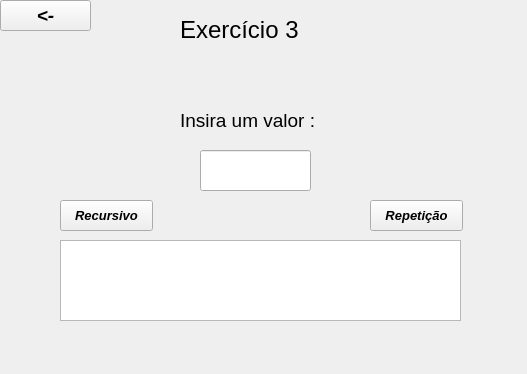
<?xml version="1.0" encoding="UTF-8"?>
<ui version="4.0">
 <class>Iexe3</class>
 <widget class="QWidget" name="Iexe3">
  <property name="geometry">
   <rect>
    <x>0</x>
    <y>0</y>
    <width>527</width>
    <height>374</height>
   </rect>
  </property>
  <property name="windowTitle">
   <string>Form</string>
  </property>
  <widget class="QLineEdit" name="lineEdit">
   <property name="geometry">
    <rect>
     <x>200</x>
     <y>150</y>
     <width>111</width>
     <height>41</height>
    </rect>
   </property>
  </widget>
  <widget class="QPushButton" name="pushButtonrecursivo">
   <property name="geometry">
    <rect>
     <x>60</x>
     <y>200</y>
     <width>93</width>
     <height>31</height>
    </rect>
   </property>
   <property name="font">
    <font>
     <pointsize>10</pointsize>
     <italic>true</italic>
     <bold>true</bold>
    </font>
   </property>
   <property name="text">
    <string>Recursivo</string>
   </property>
  </widget>
  <widget class="QTextEdit" name="textEdit">
   <property name="geometry">
    <rect>
     <x>60</x>
     <y>240</y>
     <width>401</width>
     <height>81</height>
    </rect>
   </property>
  </widget>
  <widget class="QPushButton" name="pushButtonrepeticao">
   <property name="geometry">
    <rect>
     <x>370</x>
     <y>200</y>
     <width>93</width>
     <height>31</height>
    </rect>
   </property>
   <property name="font">
    <font>
     <pointsize>10</pointsize>
     <italic>true</italic>
     <bold>true</bold>
    </font>
   </property>
   <property name="text">
    <string>Repetição</string>
   </property>
  </widget>
  <widget class="QLabel" name="label">
   <property name="geometry">
    <rect>
     <x>180</x>
     <y>100</y>
     <width>171</width>
     <height>41</height>
    </rect>
   </property>
   <property name="text">
    <string>&lt;html&gt;&lt;head/&gt;&lt;body&gt;&lt;p&gt;&lt;span style=&quot; font-size:14pt; color:#000000;&quot;&gt;Insira um valor :&lt;/span&gt;&lt;/p&gt;&lt;/body&gt;&lt;/html&gt;</string>
   </property>
  </widget>
  <widget class="QLabel" name="label_2">
   <property name="geometry">
    <rect>
     <x>180</x>
     <y>10</y>
     <width>151</width>
     <height>41</height>
    </rect>
   </property>
   <property name="text">
    <string>&lt;html&gt;&lt;head/&gt;&lt;body&gt;&lt;p&gt;&lt;span style=&quot; font-size:18pt; color:#000000;&quot;&gt;Exercício 3&lt;/span&gt;&lt;/p&gt;&lt;/body&gt;&lt;/html&gt;</string>
   </property>
  </widget>
  <widget class="QLabel" name="label_3">
   <property name="geometry">
    <rect>
     <x>-10</x>
     <y>0</y>
     <width>541</width>
     <height>381</height>
    </rect>
   </property>
   <property name="text">
    <string/>
   </property>
   <property name="pixmap">
    <pixmap>../fundop5.jpg</pixmap>
   </property>
   <property name="scaledContents">
    <bool>true</bool>
   </property>
  </widget>
  <widget class="QPushButton" name="pushButtonVoltar">
   <property name="geometry">
    <rect>
     <x>0</x>
     <y>0</y>
     <width>91</width>
     <height>31</height>
    </rect>
   </property>
   <property name="font">
    <font>
     <pointsize>14</pointsize>
     <italic>true</italic>
     <bold>true</bold>
    </font>
   </property>
   <property name="text">
    <string>&lt;-</string>
   </property>
  </widget>
  <zorder>label_3</zorder>
  <zorder>lineEdit</zorder>
  <zorder>pushButtonrecursivo</zorder>
  <zorder>textEdit</zorder>
  <zorder>pushButtonrepeticao</zorder>
  <zorder>label</zorder>
  <zorder>label_2</zorder>
  <zorder>pushButtonVoltar</zorder>
 </widget>
 <resources/>
 <connections/>
</ui>
